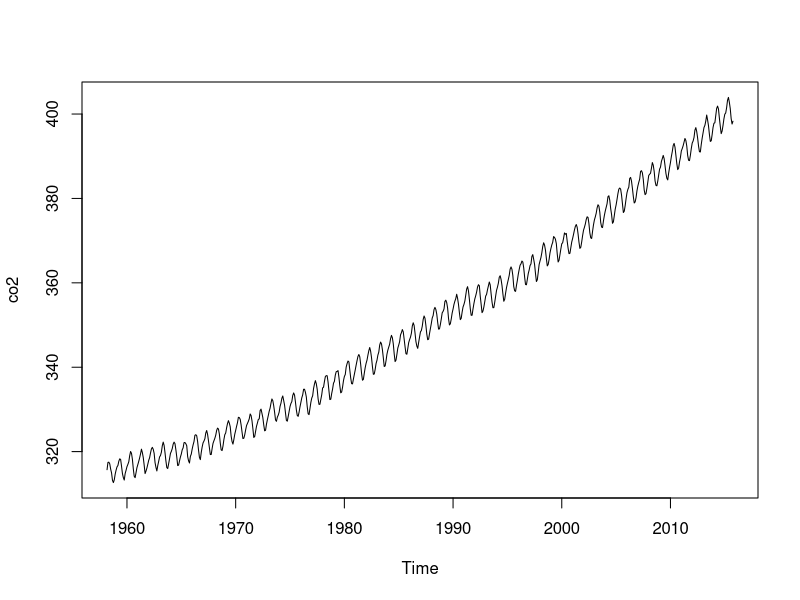
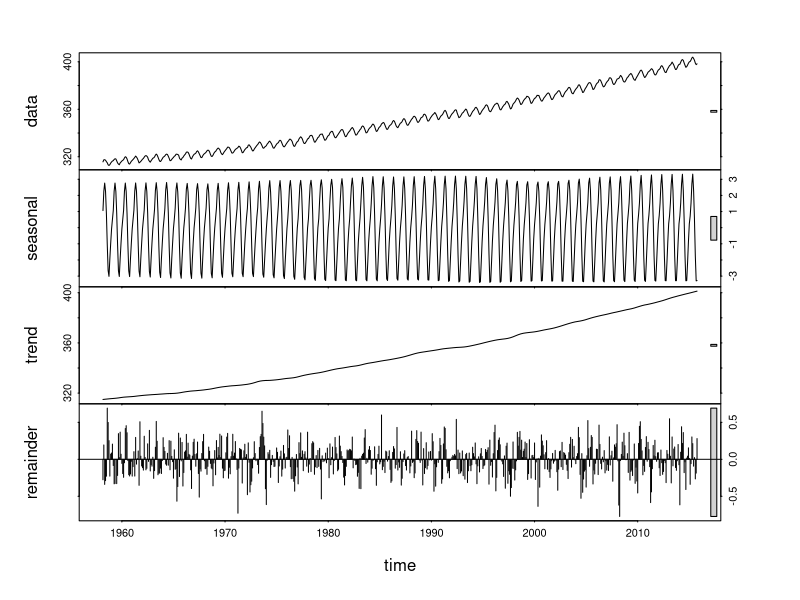
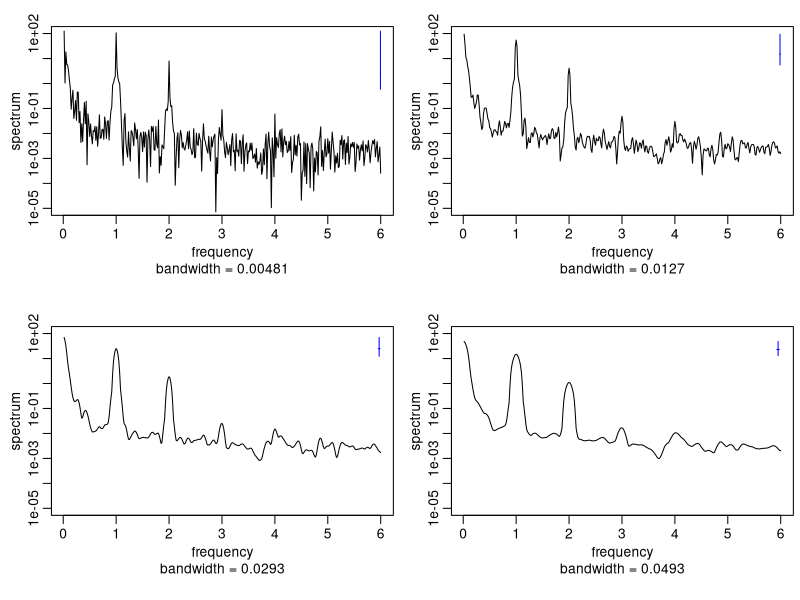
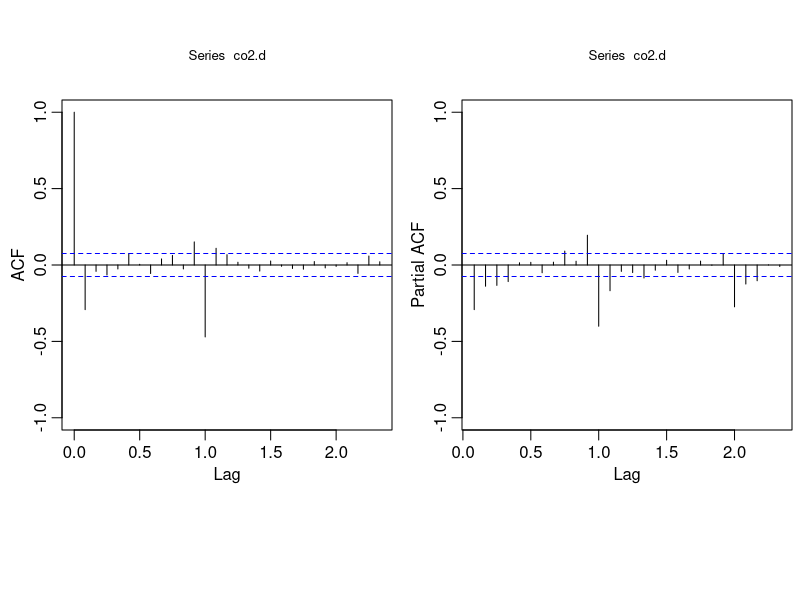
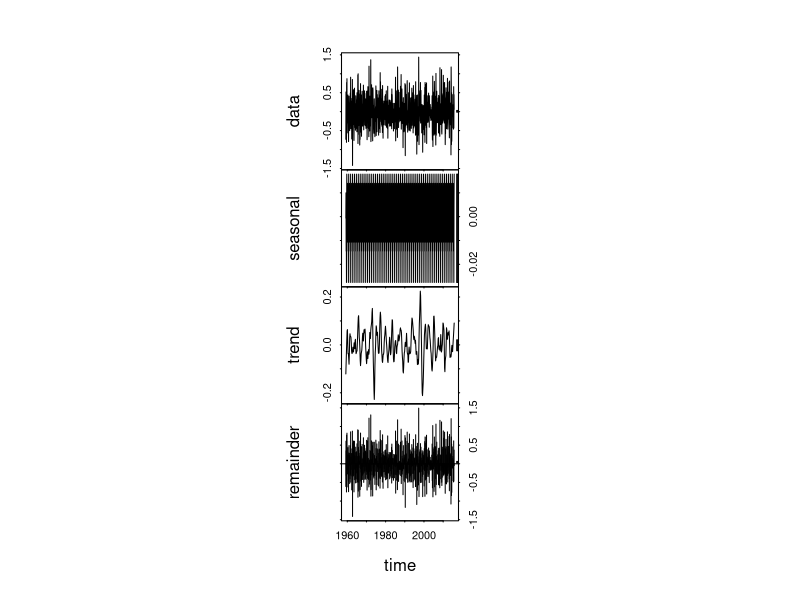
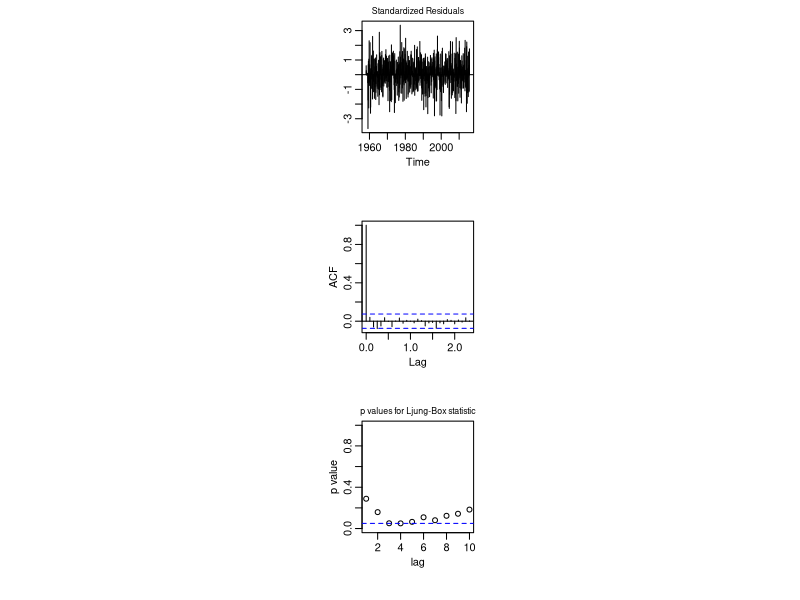
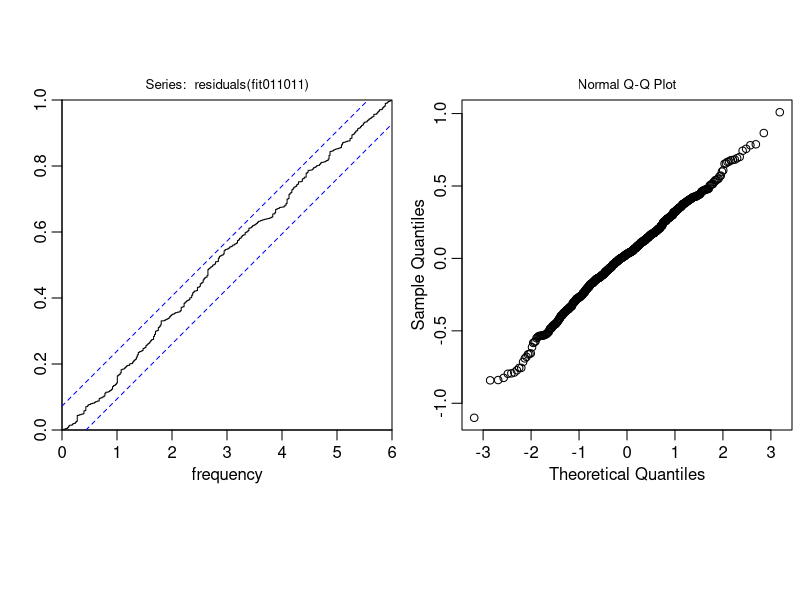
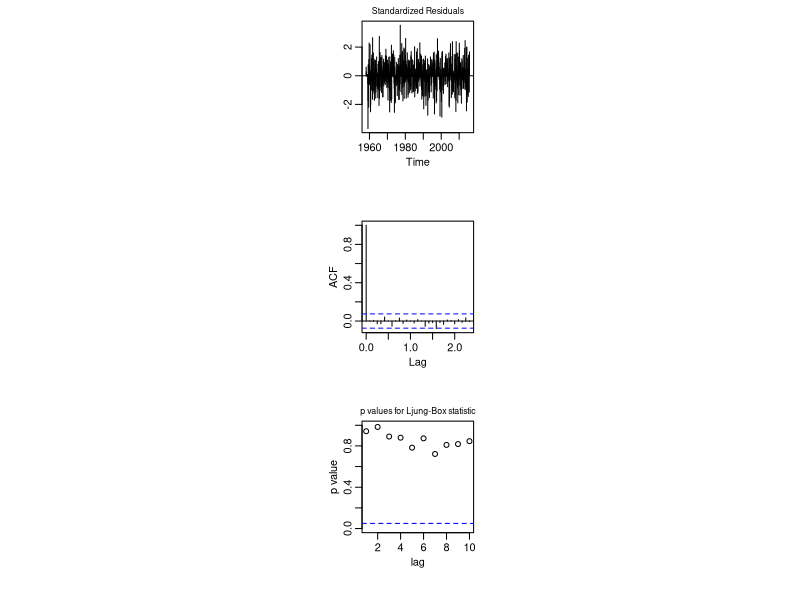

Recreate these plots in R, in order.
## ----setup, include=FALSE------------------------------------------------
library(knitr)
opts_chunk$set(fig.path='figure/latex-', cache.path='cache/latex-')
options(width=70)

## ----echo=FALSE----------------------------------------------------------
 # Read in data and make time series
 maunaloa <- read.table("MaunaLoa.txt")
 co2 <- ts(maunaloa[,5],frequency=12,start=c(1958,3))

## ----figinit, echo=FALSE, fig.width=6, fig.height=5----------------------
# Plot data
plot(co2)

## ----STLdecomp, echo=FALSE, fig.width=6, fig.height=7--------------------
# STL decomposition
 par(mar=c(3.1,3.1,1.1,0.2),mgp=c(1.5,0.4,0),font.main=1,cex.main=0.8)
 plot(stl(co2,s.window=13))

## ----spectrum, echo=FALSE------------------------------------------------
# spectrum
par(mfrow=c(2,2))
par(mar=c(5.1,3.1,1.6,0.4),mgp=c(1.7,0.6,0),font.main=1,cex.main=0.8)
spectrum(co2,main="",ylim=c(10^(-5),10^2))
spectrum(co2,main="",spans=c(3),ylim=c(10^(-5),10^2))
spectrum(co2,main="",spans=c(5,5),ylim=c(10^(-5),10^2))
spectrum(co2,main="",spans=c(7,9),ylim=c(10^(-5),10^2))

## ----diff,  echo=FALSE, fig.width=7, fig.height=4------------------------
# data differenced
par(mar=c(5.1,3.1,1.6,0.4),mgp=c(1.7,0.6,0),font.main=1,cex.main=0.8)
co2.d <- diff(diff(co2),12)
# co2.d <- diff(co2.d)  # check if more differencing makes a difference: the fit is worse with another difference.
par(mfrow=c(1,2),pty="s")
acf(co2.d,ylim=c(-1,1))
pacf(co2.d,ylim=c(-1,1))

## ----STL, fig.keep='none', echo=FALSE, fig.width=7, fig.height=6---------
# STL of differenced data, not included in writeup
plot(stl(co2.d,s.window="periodic"))

## ----fits, echo=FALSE----------------------------------------------------
# fits of some SARIMA models
d <- 1  # vary differencing if we like
fit010010 <- arima(co2,order=c(0,d,0),seasonal=list(order=c(0,1,0),period=12))

fit110010 <- arima(co2,order=c(1,d,0),seasonal=list(order=c(0,1,0),period=12))
fit011010 <- arima(co2,order=c(0,d,1),seasonal=list(order=c(0,1,0),period=12))
fit010110 <- arima(co2,order=c(0,d,0),seasonal=list(order=c(1,1,0),period=12))
fit010011 <- arima(co2,order=c(0,d,0),seasonal=list(order=c(0,1,1),period=12))

fit110110 <- arima(co2,order=c(1,d,0),seasonal=list(order=c(1,1,0),period=12))
fit110011 <- arima(co2,order=c(1,d,0),seasonal=list(order=c(0,1,1),period=12))
fit011110 <- arima(co2,order=c(0,d,1),seasonal=list(order=c(1,1,0),period=12))
fit011011 <- arima(co2,order=c(0,d,1),seasonal=list(order=c(0,1,1),period=12))

fit111110 <- arima(co2,order=c(1,d,1),seasonal=list(order=c(1,1,0),period=12))
fit111011 <- arima(co2,order=c(1,d,1),seasonal=list(order=c(0,1,1),period=12))
fit011111 <- arima(co2,order=c(0,d,1),seasonal=list(order=c(1,1,1),period=12))
fit110111 <- arima(co2,order=c(1,d,0),seasonal=list(order=c(1,1,1),period=12))

fit111111 <- arima(co2,order=c(1,d,1),seasonal=list(order=c(1,1,1),period=12))

## ----diagnostics,  echo=FALSE--------------------------------------------
# model-checking for chosen models, not included in writeup
tsdiag(fit011011)
cpgram(residuals(fit011011))
qqnorm(residuals(fit011011))

tsdiag(fit111011)
cpgram(residuals(fit111011))
qqnorm(residuals(fit111011))

## ----predict, echo=FALSE, fig.width=6, fig.height=8----------------------
# plot parameters
par(mar=c(5.1,3.1,1.6,0.4),mgp=c(1.7,0.6,0),font.main=1,cex.main=0.8)
par(mfrow=c(3,2))
hl <- c(360,365,370,375,380,385,390,395,400,405,410,415,420)
vl <- 2000:2020
lw <- 0.2
pred <- predict(fit110011,133)
plot(window(co2,start=2001),ylim=c(365,410),xlim=c(2001,2020),main="110011",ylab="CO2 (ppmv)")
abline(h=hl,col="grey",lwd=lw)
abline(v=vl,col="grey",lwd=lw)
lines(pred$pred,col="blue")
lines(pred$pred+2*pred$se,col="red")
lines(pred$pred-2*pred$se,col="red")

pred <- predict(fit011011,133)
plot(window(co2,start=2001),ylim=c(365,410),xlim=c(2001,2020),main="011011",ylab="CO2 (ppmv)")
abline(h=hl,col="grey",lwd=lw)
abline(v=vl,col="grey",lwd=lw)
lines(pred$pred,col="blue")
lines(pred$pred+2*pred$se,col="red")
lines(pred$pred-2*pred$se,col="red")

pred <- predict(fit111011,133)
plot(window(co2,start=2001),ylim=c(365,410),xlim=c(2001,2020),main="111011",ylab="CO2 (ppmv)")
abline(h=hl,col="grey",lwd=lw)
abline(v=vl,col="grey",lwd=lw)
lines(pred$pred,col="blue")
lines(pred$pred+2*pred$se,col="red")
lines(pred$pred-2*pred$se,col="red")

pred <- predict(fit011111,133)
plot(window(co2,start=2001),ylim=c(365,410),xlim=c(2001,2020),main="011111",ylab="CO2 (ppmv)")
abline(h=hl,col="grey",lwd=lw)
abline(v=vl,col="grey",lwd=lw)
lines(pred$pred,col="blue")
lines(pred$pred+2*pred$se,col="red")
lines(pred$pred-2*pred$se,col="red")

pred <- predict(fit110111,133)
plot(window(co2,start=2001),ylim=c(365,410),xlim=c(2001,2020),main="110111",ylab="CO2 (ppmv)")
abline(h=hl,col="grey",lwd=lw)
abline(v=vl,col="grey",lwd=lw)
lines(pred$pred,col="blue")
lines(pred$pred+2*pred$se,col="red")
lines(pred$pred-2*pred$se,col="red")

pred <- predict(fit111111,133)
plot(window(co2,start=2001),ylim=c(365,410),xlim=c(2001,2020),main="111111",ylab="CO2 (ppmv)")
abline(h=hl,col="grey",lwd=lw)
abline(v=vl,col="grey",lwd=lw)
lines(pred$pred,col="blue")
lines(pred$pred+2*pred$se,col="red")
lines(pred$pred-2*pred$se,col="red")

